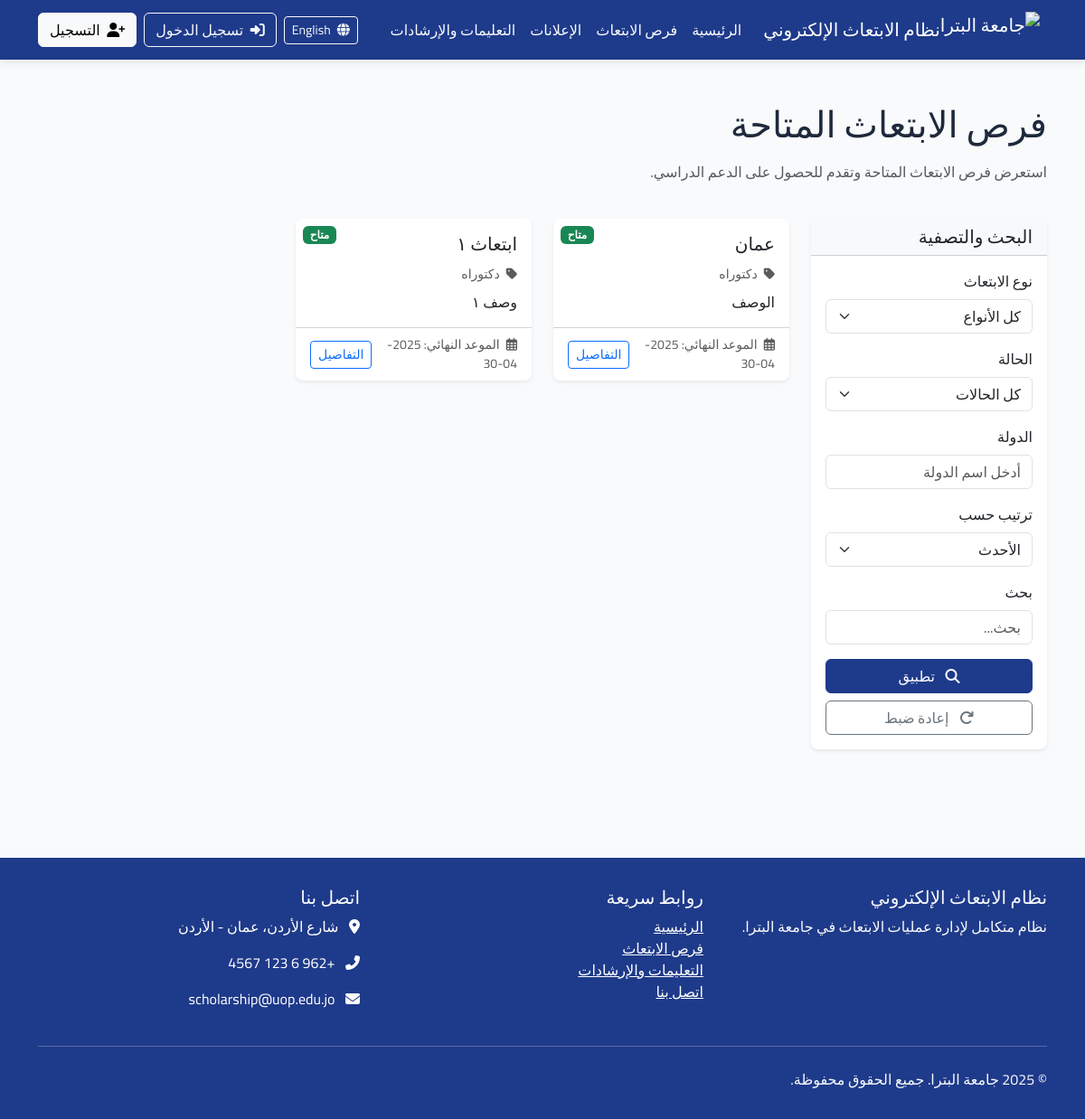
/scholarships/, run on the app's committed database.
### announcements/models.py (models this page shows, shortened)
class Scholarship(models.Model):
    STATUS_CHOICES = (
        ('draft', _('مسودة')),
        ('published', _('منشور')),
        ('closed', _('مغلق')),
    )
    title = models.CharField(_("العنوان"), max_length=200)
    scholarship_type = models.ForeignKey(ScholarshipType, verbose_name=_("نوع الابتعاث"), on_delete=models.CASCADE,
                                         related_name="scholarships")
    description = models.TextField(_("الوصف"))
    requirements = models.TextField(_("المتطلبات"))
    benefits = models.TextField(_("المميزات"), blank=True, null=True)
    countries = models.CharField(_("الدول المتاحة"), max_length=255, blank=True, null=True)
    universities = models.TextField(_("الجامعات المتاحة"), blank=True, null=True)
    deadline = models.DateTimeField(_("الموعد النهائي للتقديم"))
    publication_date = models.DateTimeField(_("تاريخ النشر"), default=timezone.now)
    status = models.CharField(_("الحالة"), max_length=20, choices=STATUS_CHOICES, default='draft')
    max_applicants = models.PositiveIntegerField(_("الحد الأقصى للمتقدمين"), default=0, help_text=_("0 يعني غير محدود"))
    eligibility_criteria = models.TextField(_("معايير الأهلية"), blank=True, null=True)
    application_process = models.TextField(_("عملية التقديم"), blank=True, null=True)
    contact_info = models.TextField(_("معلومات الاتصال"), blank=True, null=True)
    attachment = models.FileField(_("مرفق"), upload_to='scholarship_attachments/', blank=True, null=True)
    created_by = models.ForeignKey(User, verbose_name=_("تم إنشاؤه بواسطة"), on_delete=models.CASCADE,
                                   related_name="created_scholarships")
    updated_at = models.DateTimeField(_("تم التحديث في"), auto_now=True)
    class Meta:
        verbose_name = _("فرصة ابتعاث")
        verbose_name_plural = _("فرص الابتعاث")
        ordering = ['-publication_date']
    @property
    def is_active(self):
        return self.status == 'published' and self.deadline > timezone.now()

class ScholarshipType(models.Model):
    name = models.CharField(_("اسم النوع"), max_length=100)
    description = models.TextField(_("الوصف"), blank=True, null=True)
    class Meta:
        verbose_name = _("نوع الابتعاث")
        verbose_name_plural = _("أنواع الابتعاث")
        ordering = ['name']
    def __str__(self):
        return self.name

### announcements/views.py (the view, shortened to what this page needs)
# urls.py: path('scholarships/', views.scholarship_list, name='scholarship_list'),
def scholarship_list(request):
    scholarships = Scholarship.objects.filter(status='published')
    filter_form = ScholarshipFilterForm(request.GET)
    if filter_form.is_valid():
        data = filter_form.cleaned_data
        if data.get('scholarship_type'):
            scholarships = scholarships.filter(scholarship_type=data['scholarship_type'])
        if data.get('status') == 'active':
            scholarships = scholarships.filter(deadline__gt=timezone.now())
        elif data.get('status') == 'closed':
            scholarships = scholarships.filter(deadline__lte=timezone.now())
        if data.get('country'):
            scholarships = scholarships.filter(countries__icontains=data['country'])
        sort_by = data.get('sort_by', 'newest')
        if sort_by == 'newest':
            scholarships = scholarships.order_by('-publication_date')
        elif sort_by == 'deadline':
            scholarships = scholarships.order_by('deadline')
        elif sort_by == 'title':
            scholarships = scholarships.order_by('title')
    paginator = Paginator(scholarships, 9)  # 9 عناصر في كل صفحة
    page = request.GET.get('page')
    try:
        scholarships_page = paginator.page(page)
    except PageNotAnInteger:
        scholarships_page = paginator.page(1)
    except EmptyPage:
        scholarships_page = paginator.page(paginator.num_pages)
    context = {
        'scholarships': scholarships_page,
        'filter_form': filter_form,
    }
    return render(request, 'announcements/scholarship_list.html', context)

### core/context_processors.py (called while the page is built)
def user_role(request):
    role = 'anonymous'
    if request.user.is_authenticated:
        role = request.user.profile.role
    return {
        'user_role': role
    }

### announcements/templates/announcements/scholarship_list.html (shortened to what this page needs)
{% extends 'base.html' %}
{% load i18n %}
{% load static %}
{% load crispy_forms_tags %}
{% block content %}
<div class="container py-5">
    <div class="row mb-4">
        <div class="col-md-8">
            <h1 class="mb-3">{% trans "فرص الابتعاث المتاحة" %}</h1>
            <p class="text-muted">{% trans "استعرض فرص الابتعاث المتاحة وتقدم للحصول على الدعم الدراسي." %}</p>
        </div>
        <div class="col-md-4 text-end">
        </div>
    </div>
    <div class="row">
        <div class="col-md-3 mb-4">
            <div class="card shadow-sm border-0">
                <div class="card-header bg-light">
                    <h5 class="mb-0">{% trans "البحث والتصفية" %}</h5>
                </div>
                <div class="card-body">
                    <form method="get">
                        {{ filter_form|crispy }}
                        <div class="d-grid gap-2 mt-3">
                            <button type="submit" class="btn btn-primary">
                                <i class="fas fa-search me-2"></i> {% trans "تطبيق" %}
                            </button>
                            <a href="{% url 'announcements:scholarship_list' %}" class="btn btn-outline-secondary">
                                <i class="fas fa-redo me-2"></i> {% trans "إعادة ضبط" %}
                            </a>
                        </div>
                    </form>
                </div>
            </div>
        </div>
        <div class="col-md-9">
            {% if scholarships %}
                <div class="row row-cols-1 row-cols-md-3 g-4">
                    {% for scholarship in scholarships %}
                    <div class="col">
                        <div class="card h-100 shadow-sm border-0">
                            {% if scholarship.is_active %}
                                <div class="badge bg-success position-absolute top-0 end-0 m-2">{% trans "متاح" %}</div>
                            {% else %}
                                <div class="badge bg-secondary position-absolute top-0 end-0 m-2">{% trans "منتهي" %}</div>
                            {% endif %}
                            <div class="card-body">
                                <h5 class="card-title">{{ scholarship.title }}</h5>
                                <p class="card-text text-muted mb-2">
                                    <small>
                                        <i class="fas fa-tag me-1"></i> {{ scholarship.scholarship_type.name }}
                                    </small>
                                </p>
                                <p class="card-text">{{ scholarship.description|truncatewords:20 }}</p>
                            </div>
                            <div class="card-footer bg-transparent">
                                <div class="d-flex justify-content-between align-items-center">
                                    <small class="text-muted">
                                        <i class="far fa-calendar-alt me-1"></i> {% trans "الموعد النهائي:" %} {{ scholarship.deadline|date:"Y-m-d" }}
                                    </small>
                                    <a href="{% url 'announcements:scholarship_detail' scholarship.id %}" class="btn btn-sm btn-outline-primary">
                                        {% trans "التفاصيل" %}
                                    </a>
                                </div>
                            </div>
                        </div>
                    </div>
                    {% endfor %}
                </div>
            {% else %}
                <div class="alert alert-info">
                    <i class="fas fa-info-circle me-2"></i>
                    {% trans "لا توجد فرص ابتعاث متاحة حالياً. يرجى التحقق لاحقاً." %}
                </div>
            {% endif %}
        </div>
    </div>
</div>
{% endblock %}

### static/css/main.css (style rules this page uses)
:root { --primary-color: #1e3a8a; --secondary-color: #10b981; --accent-color: #f59e0b; --light-bg: #f8fafc; --dark-text: #1e293b; --light-text: #f8fafc; }
body { font-family: 'Segoe UI', Tahoma, Geneva, Verdana, sans-serif; background-color: var(--light-bg); color: var(--dark-text); }
.btn-primary { background-color: var(--primary-color); border-color: var(--primary-color); }
.card { border-radius: 8px; overflow: hidden; }

### static/css/rtl.css (style rules this page uses)
body { font-family: 'Cairo', 'Segoe UI', 'Tahoma', 'Arial', sans-serif; direction: rtl; text-align: right; }
.me-2 { margin-right: 0 !important; margin-left: 0.5rem !important; }

### data on the page
Scholarship: title "عمان", scholarship_type.name "دكتوراه", description "الوصف", deadline "2025-04-30"
Scholarship: title "ابتعاث ١", scholarship_type.name "دكتوراه", description "وصف ١", deadline "2025-04-30"
